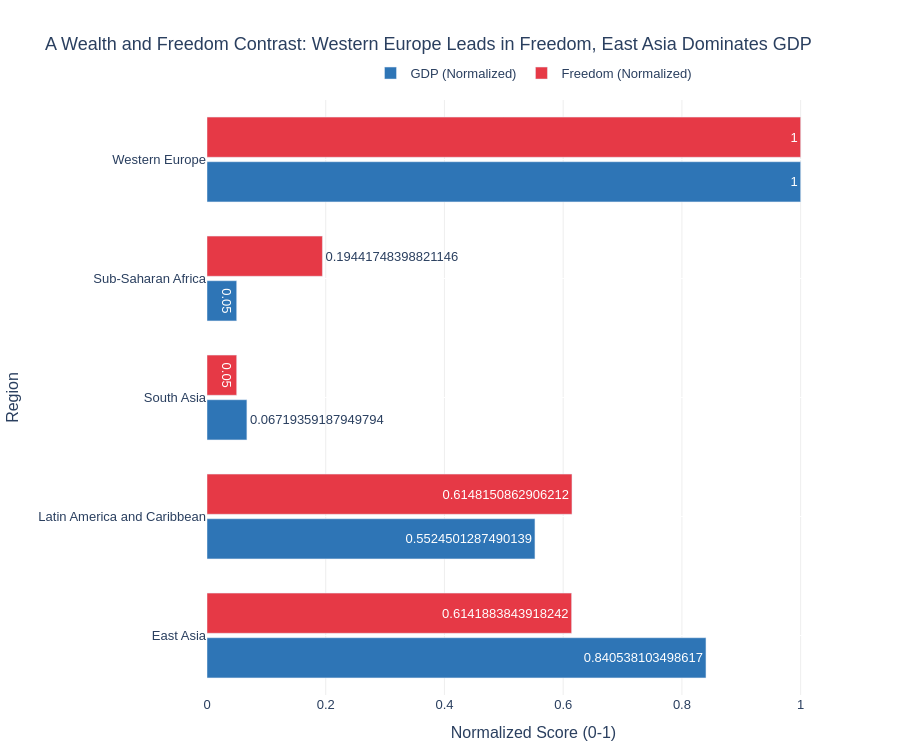

Source (notebook cell):
### Markdown cell above
---
## Done? Stretch Goal

If you finish both tasks with time to spare, try this:

**Task 3 (stretch):** Build a **grouped bar chart** comparing 2 sub-factors (e.g. `GDP_per_capita` and `Freedom`) across the 5 most populated regions. Use colour meaningfully and write an insight title.

Regions to include: `'Western Europe'`, `'Latin America'`, `'East Asia'`, `'Sub-Saharan Africa'`, `'South Asia'`

### Code cell
# Stretch goal — grouped bar chart
# YOUR CODE HERE

df = pd.read_csv('../data/world_happiness_2023.csv')

df = df.rename(columns={
    'Regional indicator': 'Region',
    'Logged GDP per capita': 'GDP',
    'Freedom to make life choices': 'Freedom'
})

df_target = df[df['Region'].isin(['Western Europe', 
    'Latin America and Caribbean', 
    'East Asia', 
    'Sub-Saharan Africa', 
    'South Asia'])]

region_group = df_target.groupby('Region')[['GDP', 'Freedom']].mean().reset_index()

gdp_min, gdp_max = region_group['GDP'].min(), region_group['GDP'].max()
region_group['GDP (Normalized)'] = 0.05 + 0.95 * (region_group['GDP'] - gdp_min) / (gdp_max - gdp_min)

frd_min, frd_max = region_group['Freedom'].min(), region_group['Freedom'].max()
region_group['Freedom (Normalized)'] = 0.05 + 0.95 * (region_group['Freedom'] - frd_min) / (frd_max - frd_min)

df_melted = region_group.melt(
    id_vars='Region',
    value_vars=['GDP (Normalized)', 'Freedom (Normalized)'],
    var_name='Sub-factor',
    value_name='Normalized_Value'
)

fig = px.bar(
    df_melted,
    y='Region', x='Normalized_Value', color='Sub-factor',
    orientation='h', 
    barmode='group',
    title='A Wealth and Freedom Contrast: Western Europe Leads in Freedom, East Asia Dominates GDP',
    labels={'Normalized_Value': 'Normalized Score (0-1)', 'Sub-factor': ''},
    color_discrete_sequence=['#2E75B6', '#E63946'],
    height=750,
    text='Normalized_Value'
)

fig.update_layout(
    plot_bgcolor='white', paper_bgcolor='white',
    font=dict(family='Arial', size=13),
    xaxis=dict(gridcolor='#EEEEEE', range=[0, 1.1]),
    yaxis=dict(gridcolor='white'),
    legend=dict(orientation='h', yanchor='bottom', y=1.02, xanchor='center', x=0.5),
    margin=dict(l=20, r=40, t=100, b=50),
    bargap=0.25,
    bargroupgap=0.1
)

fig.show()

### Figure 1 — Plotly figure (JSON) as saved in the notebook; plotly's stock layout.template omitted (floating-point values rounded to 4 significant figures)
{"data": [{"alignmentgroup": "True", "hovertemplate": "=GDP (Normalized)<br>Normalized Score (0-1)=%{text}<br>Region=%{y}<extra></extra>", "legendgroup": "GDP (Normalized)", "marker": {"color": "#2E75B6", "pattern": {"shape": ""}}, "name": "GDP (Normalized)", "offsetgroup": "GDP (Normalized)", "orientation": "h", "showlegend": true, "text": [0.8405, 0.5525, 0.06719, 0.05, 1.0], "textposition": "auto", "type": "bar", "x": [0.8405, 0.5525, 0.06719, 0.05, 1.0], "xaxis": "x", "y": ["East Asia", "Latin America and Caribbean", "South Asia", "Sub-Saharan Africa", "Western Europe"], "yaxis": "y"}, {"alignmentgroup": "True", "hovertemplate": "=Freedom (Normalized)<br>Normalized Score (0-1)=%{text}<br>Region=%{y}<extra></extra>", "legendgroup": "Freedom (Normalized)", "marker": {"color": "#E63946", "pattern": {"shape": ""}}, "name": "Freedom (Normalized)", "offsetgroup": "Freedom (Normalized)", "orientation": "h", "showlegend": true, "text": [0.6142, 0.6148, 0.05, 0.1944, 1.0], "textposition": "auto", "type": "bar", "x": [0.6142, 0.6148, 0.05, 0.1944, 1.0], "xaxis": "x", "y": ["East Asia", "Latin America and Caribbean", "South Asia", "Sub-Saharan Africa", "Western Europe"], "yaxis": "y"}], "layout": {"bargap": 0.25, "bargroupgap": 0.1, "barmode": "group", "font": {"family": "Arial", "size": 13}, "height": 750, "legend": {"orientation": "h", "title": {"text": ""}, "tracegroupgap": 0, "x": 0.5, "xanchor": "center", "y": 1.02, "yanchor": "bottom"}, "margin": {"b": 50, "l": 20, "r": 40, "t": 100}, "paper_bgcolor": "white", "plot_bgcolor": "white", "title": {"text": "A Wealth and Freedom Contrast: Western Europe Leads in Freedom, East Asia Dominates GDP"}, "xaxis": {"anchor": "y", "domain": [0, 1], "gridcolor": "#EEEEEE", "range": [0, 1.1], "title": {"text": "Normalized Score (0-1)"}}, "yaxis": {"anchor": "x", "domain": [0, 1], "gridcolor": "white", "title": {"text": "Region"}}}}
